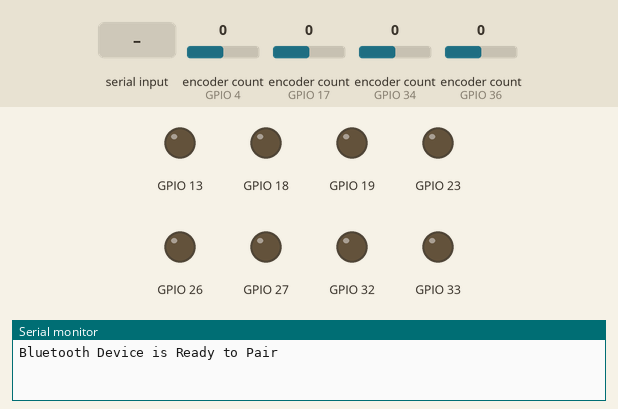
This sketch was run on a simulated ESP32. Parts: output pins drawn as LEDs (lit = HIGH), the last lines printed to the serial monitor. The inputs (shaded band) are chosen by the test bench; at power-on: encoder count (sensors on GPIO 4, GPIO 17, GPIO 34, GPIO 36) 0. Nothing arrives over Bluetooth unless stated.

Above: at 1.2 s.
1.3 s: "F" received over the second serial link
At 2.4 s:
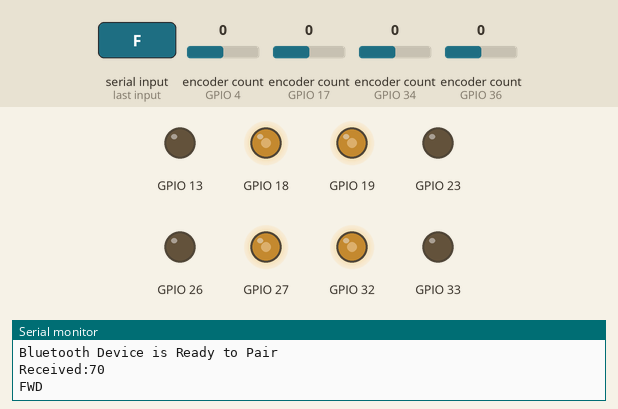
2.8 s: "B" received over the second serial link
At 3.9 s:
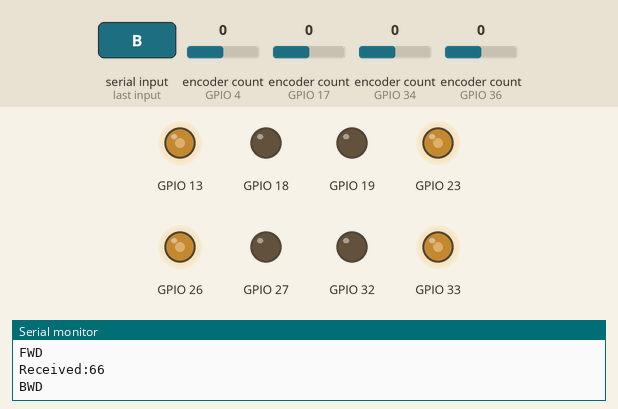
4.3 s: "L" received over the second serial link
At 4.6 s:
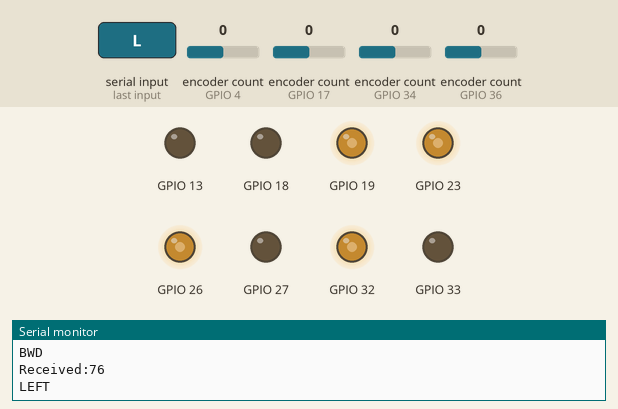
5.8 s: "R" received over the second serial link
At 6.1 s:
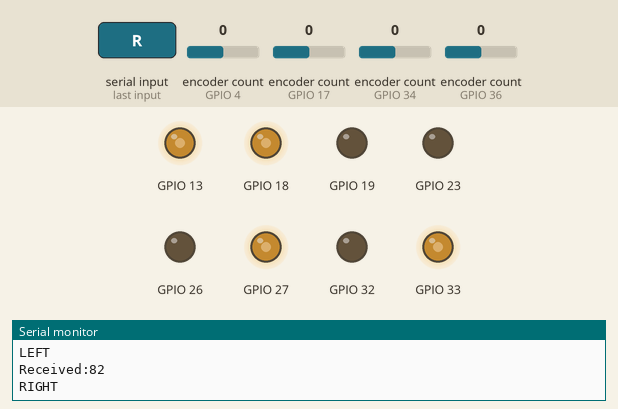
Timing chart, 0 to 8.3 s (numbered marks = the images above; inputs shaded):
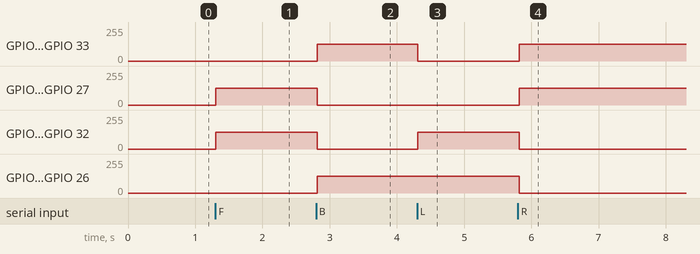

The sketch:

BluetoothControl.ino
```cpp
#include <BluetoothSerial.h>
#include <ESP32Encoder.h>
#include <MotorDevs.h>

const int ENC_NUM = 4;

ESP32Encoder wheelEncoders[ENC_NUM];
const int PWM_FREQ       = 40000;
const int PWM_RESOLUTION = 8;

/* Пины A и B для энкодеров */
byte enc_A_pins[ENC_NUM] = {ENC1_A, ENC2_A, ENC3_A, ENC4_A};
byte enc_B_pins[ENC_NUM] = {ENC1_B, ENC2_B, ENC3_B, ENC4_B};

/* Пины + и - для моторов */
byte motor_P_pins[ENC_NUM] = {M1P, M2P, M3P, M4P};
byte motor_N_pins[ENC_NUM] = {M1N, M2N, M3N, M4N};

long long int encoderData = 0;

int speed = 125;
BluetoothSerial ESP_BT; // Объект Bluetooth

int incoming;

void setup() {

  Serial.begin(115200); // Запускаем последовательный монитор со скоростью 9600
  for (int i = 0; i < ENC_NUM; i++) {
    /* Подключим энкодеры */
    wheelEncoders[i].attachFullQuad(enc_A_pins[i], enc_B_pins[i]);
    wheelEncoders[i].setCount(0);

    /* Подключим моторы */
    ledcAttach(motor_P_pins[i], PWM_FREQ, PWM_RESOLUTION);
    ledcAttach(motor_N_pins[i], PWM_FREQ, PWM_RESOLUTION);
  }

  ESP_BT.begin("ESP32_robot_Control"); // Имя хоста Bluetooth
  Serial.println("Bluetooth Device is Ready to Pair");
}

/* Двигаем колесо с номером 0-3 */
void moveWheel(byte wheel_num, byte spd, bool direction) {
  if (wheel_num > 3) {
    Serial.printf("Номер колеса %u за пределами допустимых значений (0 - 3)!\n", wheel_num);
    return;
  }
  if (direction == false) {
    ledcWrite(motor_P_pins[wheel_num], 0);
    ledcWrite(motor_N_pins[wheel_num], spd);
  } else {
    ledcWrite(motor_P_pins[wheel_num], spd);
    ledcWrite(motor_N_pins[wheel_num], 0);
  }
}

void move(byte speed, bool direction) {

  if (direction == false) {
    for (int i = 0; i < ENC_NUM; i++) {
      moveWheel(i, speed, false);
    }
  } else {
    for (int i = 0; i < ENC_NUM; i++) {
      moveWheel(i, speed, true);
    }
  }

}

void turnLeft(byte speed) {

  moveWheel(0, speed, false);
  moveWheel(3, speed, false);

  moveWheel(1, speed, true);
  moveWheel(2, speed, true);
}

void turnRight(byte speed) {

  moveWheel(1, speed, false);
  moveWheel(2, speed, false);

  moveWheel(0, speed, true);
  moveWheel(3, speed, true);
}

void loop() {
  if (ESP_BT.available()) // Проверяем, не получили ли мы что-либо по Bluetooth
  {
    incoming = ESP_BT.read(); // Считываем данные
    Serial.print("Received:"); Serial.println(incoming);
    switch (incoming) {
      case 70:
        move(speed, true);
        Serial.println("FWD");
        break;
      case 66:
        move(speed, false);
        Serial.println("BWD");
        break;
      case 76:
        turnLeft(speed);
        Serial.println("LEFT");
        break;
      case 82:
        turnRight(speed);
        Serial.println("RIGHT");
        break;
      case 48:
        move(0, false);
        Serial.println("Stop");
        break;
      default:
        Serial.println("Unknown msg!");
        break;
    }

  }
  delay(20);

}
```

Measured:
- after the input at 1.3 s, GPIO 18, GPIO 19, GPIO 27, GPIO 32: 0/255 → 125/255 at once
- after the input at 2.8 s, GPIO 13, GPIO 23, GPIO 26, GPIO 33: 0/255 → 125/255 at once; GPIO 18, GPIO 19, GPIO 27, GPIO 32: 125/255 → 0/255 at once
- after the input at 4.3 s, GPIO 13, GPIO 33: 125/255 → 0/255 at once; GPIO 19, GPIO 32: 0/255 → 125/255 at once
- after the input at 5.8 s, GPIO 13, GPIO 18, GPIO 27, GPIO 33: 0/255 → 125/255 at once; GPIO 19, GPIO 23, GPIO 26, GPIO 32: 125/255 → 0/255 at once
